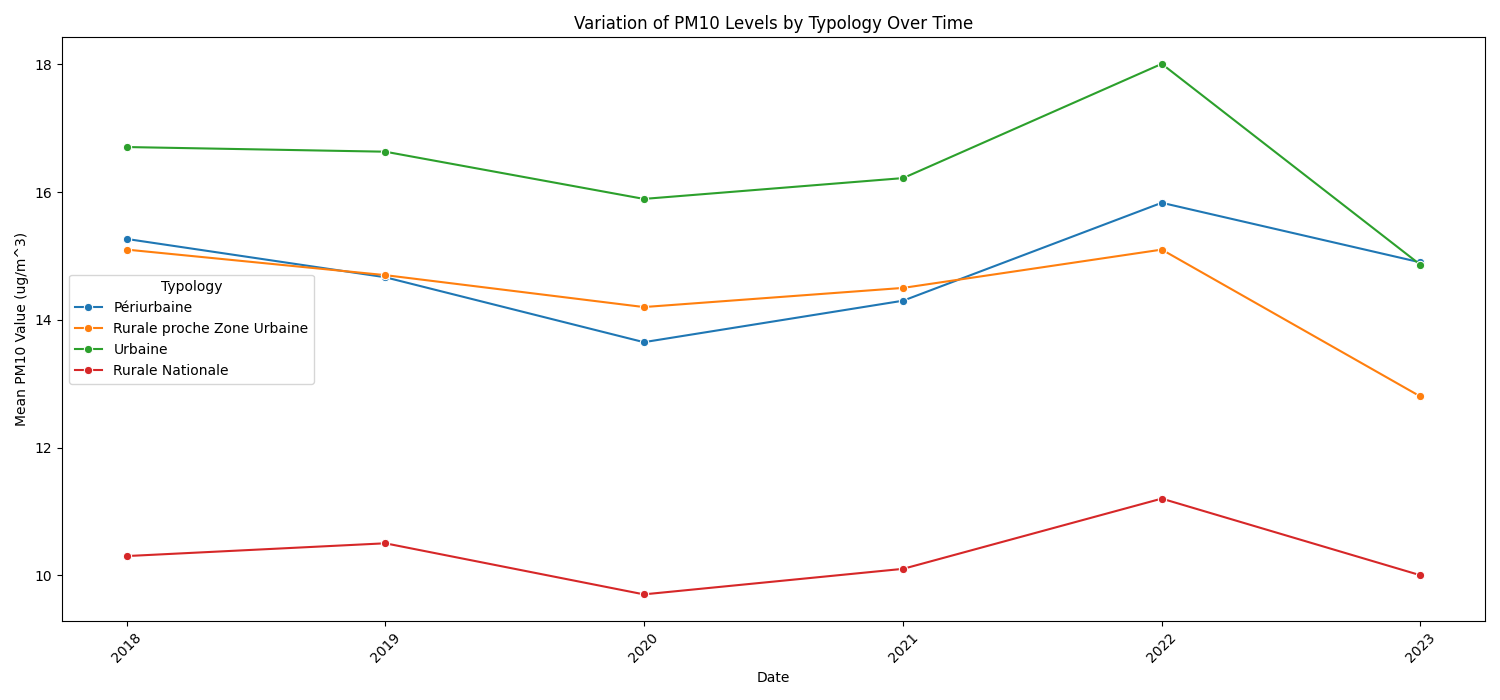

This chart was generated by the following Python code:
import pandas as pd
import matplotlib.pyplot as plt
import seaborn as sns
file_path = '../Mesure_annuelle_Region_Occitanie_Polluants_Principaux (1).csv'
df = pd.read_csv(file_path, encoding='UTF-8-SIG')
print(df.head())
import matplotlib.pyplot as plt
import seaborn as sns

# Filter the DataFrame for PM10 pollutant
pm10_data = df[df['nom_poll'] == 'PM10']

# Group the data by typology and date, and calculate the mean value
pm10_typology = pm10_data.groupby(['typologie', 'date_debut'])['valeur'].mean().reset_index()

# Convert date_debut to datetime for proper plotting
pm10_typology['date_debut'] = pd.to_datetime(pm10_typology['date_debut'])

# Sort the data by date_debut
pm10_typology.sort_values(by='date_debut', inplace=True)

# Plotting
plt.figure(figsize=(15, 7))
sns.lineplot(data=pm10_typology, x='date_debut', y='valeur', hue='typologie', marker='o')
plt.title('Variation of PM10 Levels by Typology Over Time')
plt.xlabel('Date')
plt.ylabel('Mean PM10 Value (ug/m^3)')
plt.xticks(rotation=45)
plt.legend(title='Typology')
plt.tight_layout()
plt.savefig("lk.png")
plt.show()